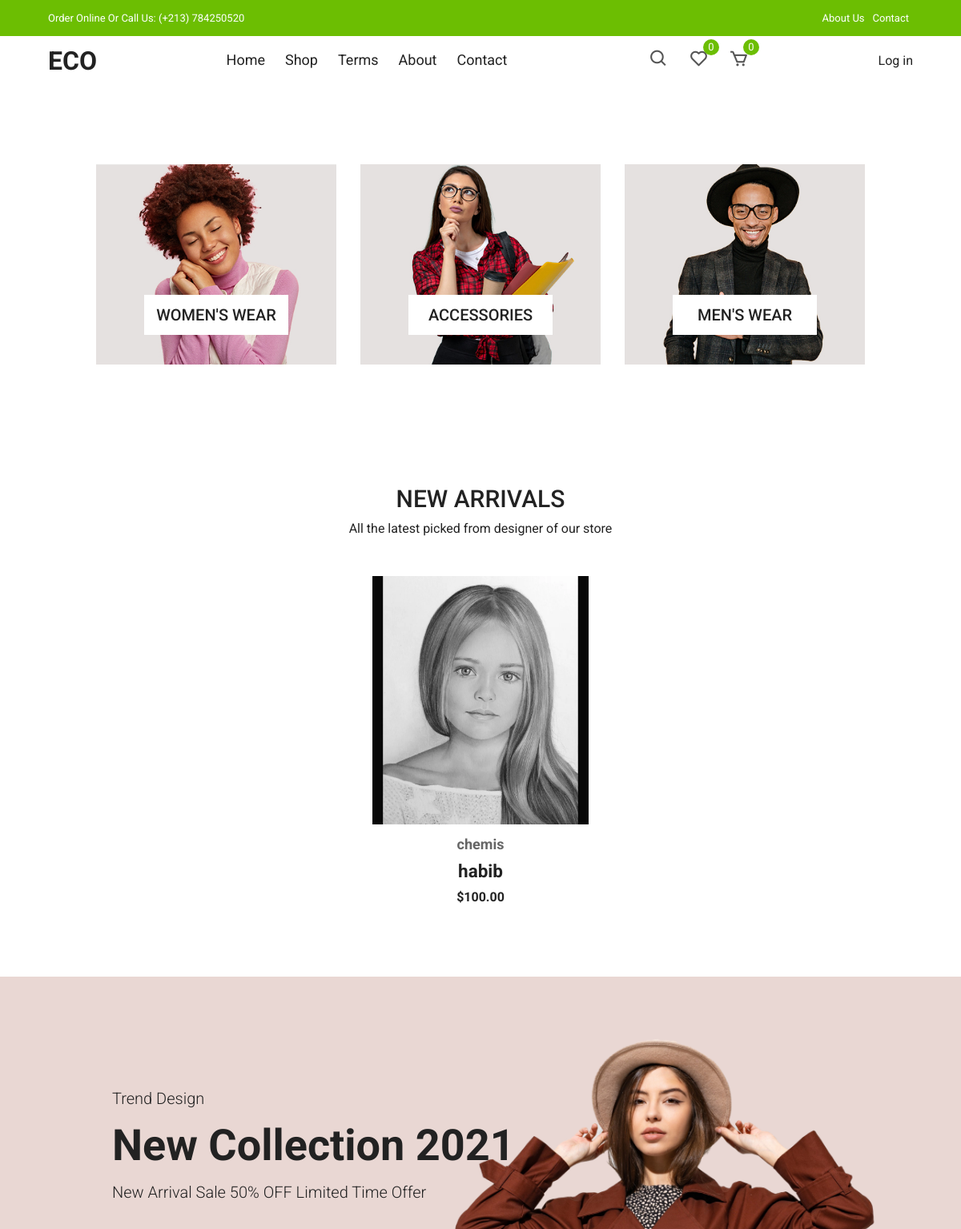
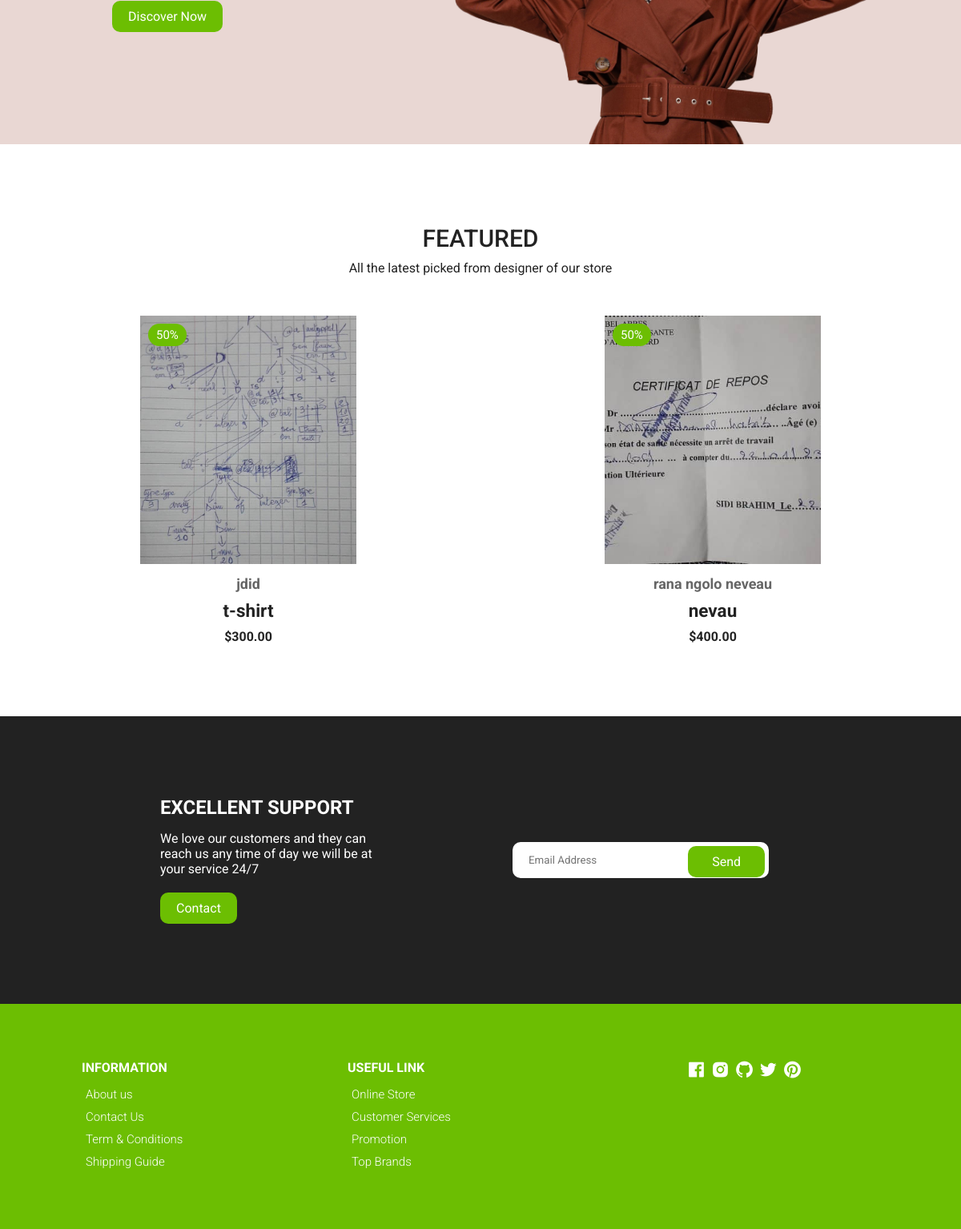
The page /home on the database its author committed (2 pictures, top to bottom).
### product/models.py (models this page shows, shortened)
class Product(models.Model):
    name = models.CharField(max_length=100 )
    category = models.ForeignKey('Category' , on_delete=models.CASCADE )
    desc = models.TextField()
    image = models.ImageField(upload_to='prodcut/' ,  blank=True, null=True)
    prix = models.DecimalField(max_digits=5  , decimal_places=2 )
    discountPrice = models.DecimalField(max_digits=5  , decimal_places=2 )
    created = models.DateTimeField(auto_now=True)
    size=models.IntegerField()
    new=models.CharField(max_length=10,choices=new_type)

class Category(models.Model):
    CATName = models.CharField(max_length=50 )
    CATParent = models.ForeignKey('self' ,limit_choices_to={'CATParent__isnull' : True}, on_delete=models.CASCADE , blank=True, null=True)
    CATDesc = models.TextField( )
    CATImg = models.ImageField(upload_to='category/')
    def __str__(self) :
        return self.CATName

class FuturProduct(models.Model):
    name = models.CharField(max_length=100 )
    category = models.CharField(max_length=30)
    desc = models.TextField()
    image = models.ImageField(upload_to='futurprodcut/' ,  blank=True, null=True)
    prix = models.DecimalField(max_digits=5  , decimal_places=2 )
    created = models.DateTimeField(auto_now=True)

### home/views.py (the view)
# urls.py: path('', views.home,name='homeho'),
def home(request ):
    newproduct=Product.objects.all()
    futurproduct=FuturProduct.objects.all()
    context={'newproduct':newproduct,'futurproduct':futurproduct}
    return render(request , 'home/product_list_new.html' , context)

### home/templates/home/product_list_new.html (shortened to what this page needs)
{% extends 'base.html' %}
{% block body %}
    <section class="section category">
      <div class="cat-center">
        <div class="cat">
          <img src="./images/cat3.jpg" alt="" />
          <div>
            <p>WOMEN'S WEAR</p>
          </div>
        </div>
        <div class="cat">
          <img src="./images/cat2.jpg" alt="" />
          <div>
            <p>ACCESSORIES</p>
          </div>
        </div>
        <div class="cat">
          <img src="./images/cat1.jpg" alt="" />
          <div>
            <p>MEN'S WEAR</p>
          </div>
        </div>
      </div>
    </section>
    <section class="section new-arrival">
      <div class="title">
        <h1>NEW ARRIVALS</h1>
        <p>All the latest picked from designer of our store</p>
      </div>
      <div class="product-center">
        {% for product in newproduct %}
        {% if product.new == 'new' %}
          <div class="product-item">
            <div class="overlay">
              <a href="productDetails.html" class="product-thumb">
                <img src="{{product.image.url}}" alt="" />
              </a>
            </div>
            <div class="product-info">
                <span><h2>{{product.category}}</h2></span>
                <a href="{% url 'product:product_detaills' product.id  %}"><h1>{{product.name}}</h1></a>
              <h4>${{product.prix}}</h4>
            </div>
            <ul class="icons">
            </ul>
          </div>
        {% endif %}
      {% endfor %}
      </div>
    </section>
    <section class="section banner">
<div class="left">
  <span class="trend">Trend Design</span>
  <h1>New Collection 2021</h1>
  <p>New Arrival <span class="color">Sale 50% OFF</span> Limited Time Offer</p>
  <a href="#" class="btn btn-1">Discover Now</a>
</div>
<div class="right">
  <img src="./images/banner.png" alt="">
</div>
    </section>
    <section class="section new-arrival">
      <div class="title">
        <h1>Featured</h1>
        <p>All the latest picked from designer of our store</p>
      </div>
      <div class="product-center">
        {% for futurproduct in futurproduct %}
        <div class="product-item">
          <div class="overlay">
            <a href="" class="product-thumb">
              <img src="{{futurproduct.image.url}}" alt="" />
            </a>
            <span class="discount">50%</span>
          </div>
          <div class="product-info">
            <span><h2>{{futurproduct.category}}</h2></span>
            <a href=""><h1>{{futurproduct.name}}</h1></a>
            <h4>${{futurproduct.prix}}</h4>
          </div>
          <ul class="icons">
          </ul>
        </div>
        {% endfor %}
    </section>
    <section class="section contact">
      <div class="row">
        <div class="col">
          <h2>EXCELLENT SUPPORT</h2>
          <p>We love our customers and they can reach us any time
          of day we will be at your service 24/7</p>
          <a href="" class="btn btn-1">Contact</a>
        </div>
        <div class="col">
          <form action="">
            <div>
              <input type="email" placeholder="Email Address">
            <a href="">Send</a>
            </div>
          </form>
        </div>
      </div>
    </section>
    {% endblock body %}

### static/css/styles.css (style rules this page uses)
:root { --white: #fff; --black: #222; --green: #6cbe02; --grey1: #f0f0f0; --grey2: #e9d7d3; }
*, *::before, *::after { margin: 0; padding: 0; box-sizing: inherit; }
html { box-sizing: border-box; font-size: 62.5%; }
body { font-family: 'Roboto', sans-serif; font-size: 1.6rem; background-color: var(--white); color: var(--black); font-weight: 400; font-style: normal; }
a { text-decoration: none; color: var(--black); }
.section { padding: 10rem 0 5rem 0; overflow: hidden; }
.cat-center { display: flex; align-items: center; justify-content: center; max-width: 114rem; margin: auto; padding: 0 3rem; }
.cat-center .cat { max-width: 37rem; height: 25rem; overflow: hidden; position: relative; cursor: pointer; text-align: center; }
.cat-center .cat:not(:last-child) { margin-right: 3rem; }
.cat-center .cat img { width: 36.5rem; height: 100%; margin: auto; object-fit: cover; transition: all 2s ease; }
.cat-center .cat div { position: absolute; bottom: 15%; left: 50%; transform: translateX(-50%); background-color: var(--white); width: 18rem; height: 5rem; line-height: 5rem; text-align: center; font-size: 2rem; font-weight: 500; }
@media only screen and (max-width: 1200px) { .cat-center .cat img { width: 30rem; } }
.title { text-align: center; margin-bottom: 5rem; }
.title h1 { font-size: 3rem; text-transform: uppercase; margin-bottom: 1rem; font-weight: 500; }
.product-center { display: flex; align-items: center; justify-content: center; flex-wrap: wrap; max-width: 120rem; margin: 0 auto; padding: 0 2rem; }
.product-item { position: relative; width: 27rem; margin: 0 auto; margin-bottom: 3rem; }
.product-thumb img { width: 100%; height: 31rem; object-fit: cover; transition: all 500ms linear; }
.product-info { padding: 1rem; text-align: center; }
.product-info span { display: inline-block; font-size: 1.2rem; color: #666; margin-bottom: 1rem; }
.product-info a { font-size: 1.5rem; display: block; margin-bottom: 1rem; transition: all 300ms ease; }
.product-item .icons { position: absolute; left: 50%; top: 35%; transform: translateX(-50%); display: flex; align-items: center; }
.product-item .overlay { position: relative; overflow: hidden; cursor: pointer; width: 100%; }
.product-item .overlay::after { content: ''; position: absolute; top: 0; left: 0; width: 100%; height: 100%; background-color: rgba(0, 0, 0, 0.5); visibility: hidden; opacity: 0; transition: 300ms ease-out; }
.product-item .discount { position: absolute; top: 1rem; left: 1rem; background-color: var(--green); padding: 0.5rem 1rem; color: var(--white); border-radius: 2rem; font-size: 1.5rem; }
.banner { position: relative; background-color: var(--grey2); padding: 14rem 20%; }
.banner .right img { position: absolute; bottom: 0; right: 10%; width: 75rem; }
.banner .trend, .banner p { display: block; font-size: 2rem; font-weight: 300; margin-bottom: 1.5rem; }
.banner h1 { font-size: 5.4rem; color: var(--black); margin-bottom: 1.5rem; }
.banner .btn { display: inline-block; margin-top: 2rem; }
@media only screen and (max-width: 1500px) { .banner { padding: 14rem; } }
@media only screen and (max-width: 1500px) { .banner .right img { right: 3rem; width: 70rem; } }
.contact { background-color: var(--black); color: var(--white); padding: 10rem 20rem; }
.contact .row { display: grid; grid-template-columns: 1fr 1fr; align-items: center; }
.contact .row .col h2 { margin-bottom: 1.5rem; }
.contact .row .col p { width: 70%; margin-bottom: 2rem; }
.btn-1 { background-color: var(--green); color: var(--white); display: inline-block; border-radius: 1rem; padding: 1rem 2rem; }
.contact form div { position: relative; width: 80%; margin: 0 auto; }
.contact form input { font-family: 'Roboto', sans-serif; text-indent: 2rem; width: 100%; border-radius: 1rem; padding: 1.5rem 0; outline: none; border: none; }
.contact form a { position: absolute; top: 0; right: 0; background-color: var(--green); color: white; margin: 0.5rem; padding: 1rem 3rem; border-radius: 1rem; }
form { position: relative; z-index: 1; }

### rows shown on the page
Product: image (picture), category "chemis", name "habib", prix "100.00"
FuturProduct: image (picture), category "jdid", name "t-shirt", prix "300.00"
FuturProduct: image (picture), category "rana ngolo neveau", name "nevau", prix "400.00"
